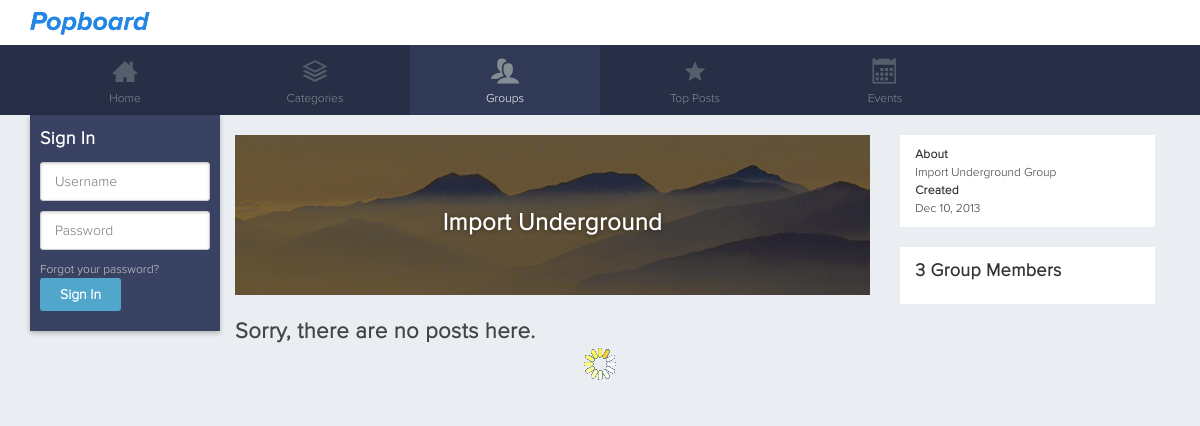
Before: /group/import-underground with the older database file.
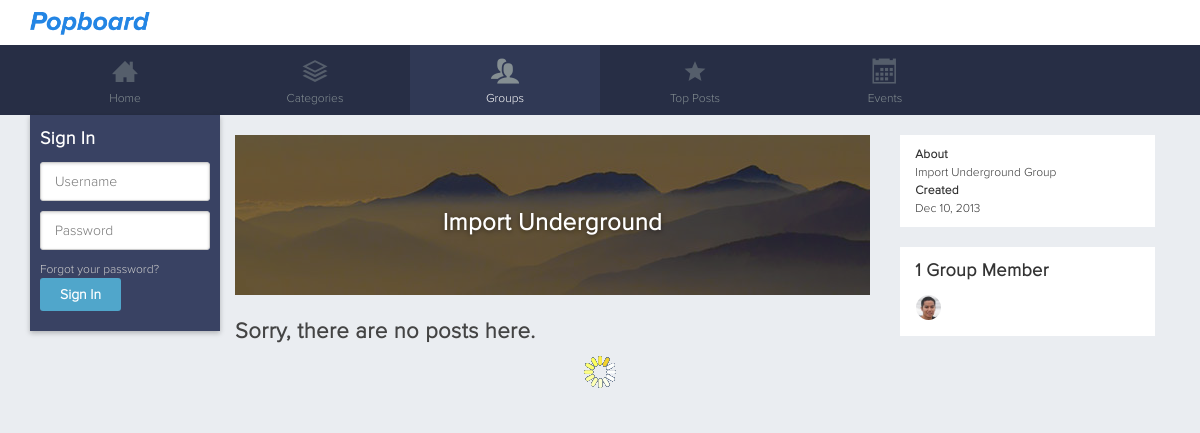
After: the same page with the newer database file.
### tables this page shows
CREATE TABLE `groups` (
  `group_id` int(11) NOT NULL AUTO_INCREMENT,
  `groupname` varchar(30) DEFAULT NULL,
  `group_url` varchar(40) DEFAULT NULL,
  `founder` varchar(30) NOT NULL,
  `about` text,
  `num_members` int(11) DEFAULT '0',
  `location` varchar(30) DEFAULT NULL,
  `datecreated` date NOT NULL,
  `img_url` varchar(40) NOT NULL DEFAULT '/images/group.jpg',
  `banner_img` varchar(40) DEFAULT NULL,
  `private` binary(1) DEFAULT '0',
  PRIMARY KEY (`group_id`),
  UNIQUE KEY `groupname` (`groupname`)
);

CREATE TABLE `users` (
  `user_id` int(11) NOT NULL AUTO_INCREMENT,
  `username` varchar(30) NOT NULL,
  `email` varchar(70) NOT NULL,
  `passwd` char(40) NOT NULL,
  `displayname` varchar(30) NOT NULL,
  `active` binary(1) NOT NULL DEFAULT '0',
  `setup` binary(1) DEFAULT '0',
  `joindate` date DEFAULT NULL,
  `birthdate` date DEFAULT NULL,
  `bio` text,
  `location` varchar(60) DEFAULT NULL,
  `car` varchar(60) DEFAULT NULL,
  `profileimg` varchar(40) DEFAULT NULL,
  `profilebg` varchar(40) DEFAULT NULL,
  `total_posts` int(11) DEFAULT '0',
  `total_comments` int(11) DEFAULT '0',
  `total_likes` int(11) DEFAULT '0',
  `lvl` tinyint(4) DEFAULT '0',
  `total_xp` int(11) NOT NULL DEFAULT '0',
  `total_gp` int(11) DEFAULT '0',
  `group_id` int(11) DEFAULT NULL,
  `session_hash` varchar(32) DEFAULT NULL,
  PRIMARY KEY (`user_id`),
  UNIQUE KEY `username` (`username`),
  UNIQUE KEY `email` (`email`),
  KEY `user_id` (`user_id`)
);

### group.php (the view, shortened to what this page needs)
<?
include("config.php");
$groupurl = '';
if(isset($_GET['groupurl'])){
	$groupurl = mysqli_real_escape_string($dblink, $_GET['groupurl']);
}
if($groupurl != ''){
	$groupPostQuery = @mysqli_query($dblink, "SELECT * FROM groups WHERE group_url='$groupurl'");
	$groupPostRow = mysqli_fetch_assoc($groupPostQuery);
	$grouppageid = $groupPostRow['group_id'];
	$grouppagename = $groupPostRow['groupname'];
	$groupbanner = $groupPostRow['banner_img'];
	$isprivate = $groupPostRow['private'];
}
?>
<!DOCTYPE html>
<html xmlns="http://www.w3.org/1999/xhtml">
<head>
	<link href="/stylesheets/<?= $stylesheet; ?>.css?<?= $__site['filedate']; ?>" rel="stylesheet" type="text/css" />
</head>
<body class='group'>
	<?php include("top.php"); ?>
	<div id="content">
		<?php include("left.php"); ?>
		<div id="right">
			<? if($grouppagename){ ?>
			<div class="groupbanner" style="background: url('<?= $groupbanner ?>') no-repeat center top">
				<div class="transparent">
					<h2><?=  $grouppagename ?></h2>
				</div>
			</div>
			<? }
				if($isprivate=='1' && $Rows['group_id'] != $grouppageid){
					echo "<h2>Sorry, this group is Private. Only group members can see the posts.</h2>";
				}else if($grouppagename == ''){
					echo "<h2>Sorry, this group does not exist.</h2>";
				}else{
					$QueryResult = @mysqli_query($dblink, "SELECT username, blog_title, blog_message, user_id, id, post_date FROM users INNER JOIN posts USING (user_id) WHERE (posts.group_id = '$grouppageid' AND posts.deleted = '0') ORDER BY id DESC LIMIT 0, 6");
					$Row = mysqli_fetch_assoc($QueryResult);
					$num_rows = mysqli_num_rows($QueryResult);
					if($num_rows == 0){
						echo "<h2>Sorry, there are no posts here.</h2>";
					}else {
						iu_get_posts($Rows, $Row, $QueryResult);
					}
				}
			?>
		</div>
		<? if($grouppagename){ ?>
			<aside id="side">
				<div class="sideWrap groupDesc">
					<h3>About</h3>
					<p><?= $groupPostRow['about']; ?></p>
					<h3>Created</h3>
					<p><?= iu_readable_date($groupPostRow['datecreated'], 'short'); ?></p>
				</div>
				<div class="sideWrap groupMembers">
					<h3><?= iu_plural($groupPostRow['num_members'],'Group Member'); ?></h3>
					<ul>
						<?
						$groupMemberQuery  = mysqli_query($dblink, "SELECT email,username,displayname FROM users INNER JOIN user_groups USING (group_id) WHERE ( users.user_id = user_groups.user_id && user_groups.group_id = '$grouppageid') LIMIT 0, 20");
						$groupMemberRow = mysqli_fetch_assoc($groupMemberQuery);
						$groupMemberNumRows = mysqli_num_rows($groupMemberQuery);
						if($groupMemberNumRows>=1){
							iu_get_groupmembers($groupMemberRow, $groupMemberQuery);
						}
						?>
					</ul>
				</div>
			</aside>
		<? } ?>
		<p class='load-more'>Load More</p>
	</div>
</body>
</html>

### config.php (shortened to what this page needs)
<?php
$stylesheet = 'style1';
$__site = [
	'environment' => 'local',
	'name' => 'Hipboard',
	'email' => 'support@hipboard.com',
	'url' => 'http://www.hipboard.com',
	'keywords' => 'Hipboard, social, social network',
	'description' => 'Sign up now to create your own Hipboard account and post pictures, videos, share stories, like, create private and public groups, and discuss with others',
	'facebook-url' => 'https://www.facebook.com/hipboard',
	'twitter-url' => 'https://www.twiiter.com/hipboard',
	'filedate' => '20150709'
];
?>
			<?
function iu_get_groupmembers($groupMemberRow, $groupMemberQuery){
	do {
	?>
		<li class="tooltip" data-tooltip="<?= $groupMemberRow['displayname']?>">
			<a href="/profile/<?= $groupMemberRow['username']?>">
				<?= iu_get_avatar_pic($groupMemberRow['email']); ?>
			</a>
		</li>
	<?
			$groupMemberRow = mysqli_fetch_assoc($groupMemberQuery);
		} while ($groupMemberRow);
}
function iu_get_avatar_pic($email = ""){
	include 'dbparams.php';
	$results3 = mysqli_query($dblink, "SELECT profileimg, displayname FROM users WHERE email = '$email'");
	$Row3 = mysqli_fetch_assoc($results3);
	if($Row3['profileimg'] != NULL || $Row3['profileimg'] != ''){
		echo '<img class="avatar" src="/'.$Row3['profileimg'].'" alt="'.$Row3['displayname'].'" />';
	}else {
		echo '<img class="avatar" src="/images/me.jpg" />';
	}
}
function iu_plural($number, $text){
	if($number==1){
		return $number." ".$text;
	}else {
		return $number." ".$text."s";
	}
}
	?>
	<?
function iu_readable_date($datetime, $format = 'normal'){
	$date = New DateTime($datetime);
	if($format == 'normal'){
		$updatedDate = date_format($date,'F j, Y');
	}else if($format == 'short'){
		$updatedDate = date_format($date,'M j, Y');
	}else if($format == 'numbered'){
		$updatedDate = date_format($date,'n/j/y');
	}
	return $updatedDate;
}
?>

Changed rows visible on the page:
changed groups "Import Underground": num_members "3 Group Members" → "1 Group Member"
now on this page (row edited): users: profileimg (picture)
